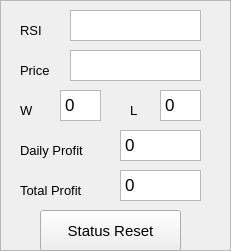
  <widget class="QFrame" name="frame">
   <property name="geometry">
    <rect>
     <x>230</x>
     <y>30</y>
     <width>231</width>
     <height>251</height>
    </rect>
   </property>
   <property name="font">
    <font>
     <pointsize>10</pointsize>
    </font>
   </property>
   <property name="frameShape">
    <enum>QFrame::StyledPanel</enum>
   </property>
   <property name="frameShadow">
    <enum>QFrame::Raised</enum>
   </property>
   <widget class="QLabel" name="RSI_label">
    <property name="geometry">
     <rect>
      <x>20</x>
      <y>20</y>
      <width>41</width>
      <height>21</height>
     </rect>
    </property>
    <property name="font">
     <font>
      <pointsize>10</pointsize>
     </font>
    </property>
    <property name="text">
     <string>RSI</string>
    </property>
   </widget>
   <widget class="QTextEdit" name="curr_RSI">
    <property name="geometry">
     <rect>
      <x>70</x>
      <y>10</y>
      <width>131</width>
      <height>31</height>
     </rect>
    </property>
    <property name="font">
     <font>
      <pointsize>10</pointsize>
     </font>
    </property>
    <property name="verticalScrollBarPolicy">
     <enum>Qt::ScrollBarAlwaysOff</enum>
    </property>
    <property name="readOnly">
     <bool>true</bool>
    </property>
    <property name="html">
     <string>&lt;!DOCTYPE HTML PUBLIC &quot;-//W3C//DTD HTML 4.0//EN&quot; &quot;http://www.w3.org/TR/REC-html40/strict.dtd&quot;&gt;
&lt;html&gt;&lt;head&gt;&lt;meta name=&quot;qrichtext&quot; content=&quot;1&quot; /&gt;&lt;style type=&quot;text/css&quot;&gt;
p, li { white-space: pre-wrap; }
&lt;/style&gt;&lt;/head&gt;&lt;body style=&quot; font-family:'.AppleSystemUIFont'; font-size:10pt; font-weight:400; font-style:normal;&quot;&gt;
&lt;p style=&quot;-qt-paragraph-type:empty; margin-top:0px; margin-bottom:0px; margin-left:0px; margin-right:0px; -qt-block-indent:0; text-indent:0px; font-size:13pt;&quot;&gt;&lt;br /&gt;&lt;/p&gt;&lt;/body&gt;&lt;/html&gt;</string>
    </property>
   </widget>
   <widget class="QLabel" name="label_15">
    <property name="geometry">
     <rect>
      <x>20</x>
      <y>60</y>
      <width>41</width>
      <height>21</height>
     </rect>
    </property>
    <property name="font">
     <font>
      <pointsize>10</pointsize>
     </font>
    </property>
    <property name="text">
     <string>Price</string>
    </property>
   </widget>
   <widget class="QTextEdit" name="curr_Price">
    <property name="geometry">
     <rect>
      <x>70</x>
      <y>50</y>
      <width>131</width>
      <height>31</height>
     </rect>
    </property>
    <property name="font">
     <font>
      <pointsize>10</pointsize>
     </font>
    </property>
    <property name="verticalScrollBarPolicy">
     <enum>Qt::ScrollBarAlwaysOff</enum>
    </property>
    <property name="readOnly">
     <bool>true</bool>
    </property>
    <property name="html">
     <string>&lt;!DOCTYPE HTML PUBLIC &quot;-//W3C//DTD HTML 4.0//EN&quot; &quot;http://www.w3.org/TR/REC-html40/strict.dtd&quot;&gt;
&lt;html&gt;&lt;head&gt;&lt;meta name=&quot;qrichtext&quot; content=&quot;1&quot; /&gt;&lt;style type=&quot;text/css&quot;&gt;
p, li { white-space: pre-wrap; }
&lt;/style&gt;&lt;/head&gt;&lt;body style=&quot; font-family:'.AppleSystemUIFont'; font-size:10pt; font-weight:400; font-style:normal;&quot;&gt;
&lt;p style=&quot;-qt-paragraph-type:empty; margin-top:0px; margin-bottom:0px; margin-left:0px; margin-right:0px; -qt-block-indent:0; text-indent:0px; font-size:13pt;&quot;&gt;&lt;br /&gt;&lt;/p&gt;&lt;/body&gt;&lt;/html&gt;</string>
    </property>
   </widget>
   <widget class="QLabel" name="label_16">
    <property name="geometry">
     <rect>
      <x>20</x>
      <y>100</y>
      <width>16</width>
      <height>21</height>
     </rect>
    </property>
    <property name="font">
     <font>
      <pointsize>10</pointsize>
     </font>
    </property>
    <property name="text">
     <string>W</string>
    </property>
   </widget>
   <widget class="QTextEdit" name="win">
    <property name="geometry">
     <rect>
      <x>60</x>
      <y>90</y>
      <width>41</width>
      <height>31</height>
     </rect>
    </property>
    <property name="font">
     <font>
      <pointsize>10</pointsize>
     </font>
    </property>
    <property name="verticalScrollBarPolicy">
     <enum>Qt::ScrollBarAlwaysOff</enum>
    </property>
    <property name="readOnly">
     <bool>true</bool>
    </property>
    <property name="html">
     <string>&lt;!DOCTYPE HTML PUBLIC &quot;-//W3C//DTD HTML 4.0//EN&quot; &quot;http://www.w3.org/TR/REC-html40/strict.dtd&quot;&gt;
&lt;html&gt;&lt;head&gt;&lt;meta name=&quot;qrichtext&quot; content=&quot;1&quot; /&gt;&lt;style type=&quot;text/css&quot;&gt;
p, li { white-space: pre-wrap; }
&lt;/style&gt;&lt;/head&gt;&lt;body style=&quot; font-family:'.AppleSystemUIFont'; font-size:10pt; font-weight:400; font-style:normal;&quot;&gt;
&lt;p style=&quot; margin-top:0px; margin-bottom:0px; margin-left:0px; margin-right:0px; -qt-block-indent:0; text-indent:0px;&quot;&gt;&lt;span style=&quot; font-size:13pt;&quot;&gt;0&lt;/span&gt;&lt;/p&gt;&lt;/body&gt;&lt;/html&gt;</string>
    </property>
   </widget>
   <widget class="QLabel" name="label_18">
    <property name="geometry">
     <rect>
      <x>20</x>
      <y>140</y>
      <width>101</width>
      <height>21</height>
     </rect>
    </property>
    <property name="font">
     <font>
      <pointsize>10</pointsize>
     </font>
    </property>
    <property name="text">
     <string>Daily Profit</string>
    </property>
   </widget>
   <widget class="QTextEdit" name="D_profit">
    <property name="geometry">
     <rect>
      <x>120</x>
      <y>130</y>
      <width>81</width>
      <height>31</height>
     </rect>
    </property>
    <property name="font">
     <font>
      <pointsize>10</pointsize>
     </font>
    </property>
    <property name="verticalScrollBarPolicy">
     <enum>Qt::ScrollBarAlwaysOff</enum>
    </property>
    <property name="readOnly">
     <bool>true</bool>
    </property>
    <property name="html">
     <string>&lt;!DOCTYPE HTML PUBLIC &quot;-//W3C//DTD HTML 4.0//EN&quot; &quot;http://www.w3.org/TR/REC-html40/strict.dtd&quot;&gt;
&lt;html&gt;&lt;head&gt;&lt;meta name=&quot;qrichtext&quot; content=&quot;1&quot; /&gt;&lt;style type=&quot;text/css&quot;&gt;
p, li { white-space: pre-wrap; }
&lt;/style&gt;&lt;/head&gt;&lt;body style=&quot; font-family:'.AppleSystemUIFont'; font-size:10pt; font-weight:400; font-style:normal;&quot;&gt;
&lt;p style=&quot; margin-top:0px; margin-bottom:0px; margin-left:0px; margin-right:0px; -qt-block-indent:0; text-indent:0px;&quot;&gt;&lt;span style=&quot; font-size:13pt;&quot;&gt;0&lt;/span&gt;&lt;/p&gt;&lt;/body&gt;&lt;/html&gt;</string>
    </property>
   </widget>
   <widget class="QLabel" name="label_33">
    <property name="geometry">
     <rect>
      <x>130</x>
      <y>100</y>
      <width>16</width>
      <height>21</height>
     </rect>
    </property>
    <property name="font">
     <font>
      <pointsize>10</pointsize>
     </font>
    </property>
    <property name="text">
     <string>L</string>
    </property>
   </widget>
   <widget class="QTextEdit" name="lose">
    <property name="geometry">
     <rect>
      <x>160</x>
      <y>90</y>
      <width>41</width>
      <height>31</height>
     </rect>
    </property>
    <property name="font">
     <font>
      <pointsize>10</pointsize>
     </font>
    </property>
    <property name="verticalScrollBarPolicy">
     <enum>Qt::ScrollBarAlwaysOff</enum>
    </property>
    <property name="readOnly">
     <bool>true</bool>
    </property>
    <property name="html">
     <string>&lt;!DOCTYPE HTML PUBLIC &quot;-//W3C//DTD HTML 4.0//EN&quot; &quot;http://www.w3.org/TR/REC-html40/strict.dtd&quot;&gt;
&lt;html&gt;&lt;head&gt;&lt;meta name=&quot;qrichtext&quot; content=&quot;1&quot; /&gt;&lt;style type=&quot;text/css&quot;&gt;
p, li { white-space: pre-wrap; }
&lt;/style&gt;&lt;/head&gt;&lt;body style=&quot; font-family:'.AppleSystemUIFont'; font-size:10pt; font-weight:400; font-style:normal;&quot;&gt;
&lt;p style=&quot; margin-top:0px; margin-bottom:0px; margin-left:0px; margin-right:0px; -qt-block-indent:0; text-indent:0px;&quot;&gt;&lt;span style=&quot; font-size:13pt;&quot;&gt;0&lt;/span&gt;&lt;/p&gt;&lt;/body&gt;&lt;/html&gt;</string>
    </property>
   </widget>
   <widget class="QLabel" name="label_34">
    <property name="geometry">
     <rect>
      <x>20</x>
      <y>180</y>
      <width>101</width>
      <height>21</height>
     </rect>
    </property>
    <property name="font">
     <font>
      <pointsize>10</pointsize>
     </font>
    </property>
    <property name="text">
     <string>Total Profit</string>
    </property>
   </widget>
   <widget class="QTextEdit" name="T_profit">
    <property name="geometry">
     <rect>
      <x>120</x>
      <y>170</y>
      <width>81</width>
      <height>31</height>
     </rect>
    </property>
    <property name="font">
     <font>
      <pointsize>10</pointsize>
     </font>
    </property>
    <property name="verticalScrollBarPolicy">
     <enum>Qt::ScrollBarAlwaysOff</enum>
    </property>
    <property name="readOnly">
     <bool>true</bool>
    </property>
    <property name="html">
     <string>&lt;!DOCTYPE HTML PUBLIC &quot;-//W3C//DTD HTML 4.0//EN&quot; &quot;http://www.w3.org/TR/REC-html40/strict.dtd&quot;&gt;
&lt;html&gt;&lt;head&gt;&lt;meta name=&quot;qrichtext&quot; content=&quot;1&quot; /&gt;&lt;style type=&quot;text/css&quot;&gt;
p, li { white-space: pre-wrap; }
&lt;/style&gt;&lt;/head&gt;&lt;body style=&quot; font-family:'.AppleSystemUIFont'; font-size:10pt; font-weight:400; font-style:normal;&quot;&gt;
&lt;p style=&quot; margin-top:0px; margin-bottom:0px; margin-left:0px; margin-right:0px; -qt-block-indent:0; text-indent:0px;&quot;&gt;&lt;span style=&quot; font-size:13pt;&quot;&gt;0&lt;/span&gt;&lt;/p&gt;&lt;/body&gt;&lt;/html&gt;</string>
    </property>
   </widget>
   <widget class="QPushButton" name="reset_btn">
    <property name="geometry">
     <rect>
      <x>40</x>
      <y>210</y>
      <width>141</width>
      <height>41</height>
     </rect>
    </property>
    <property name="font">
     <font>
      <pointsize>11</pointsize>
     </font>
    </property>
    <property name="text">
     <string>Status Reset</string>
    </property>
   </widget>
  </widget>
